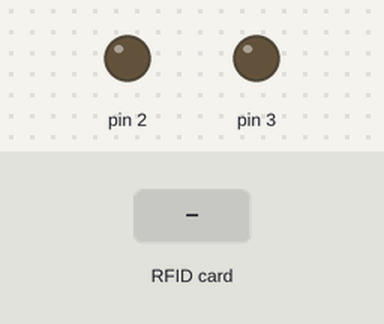
Bench run of a sketch on a simulated Arduino Uno, built with avr-gcc and run on an emulated ATmega328P. Parts: output pins drawn as LEDs (lit = HIGH). The inputs (shaded band) are chosen by the test bench. Pins used as bus, display or sensor lines are not drawn.

Above: at 1.2 s.
1.3 s: RFID card 32 D9 5B 1A held to the reader
At 1.7 s:
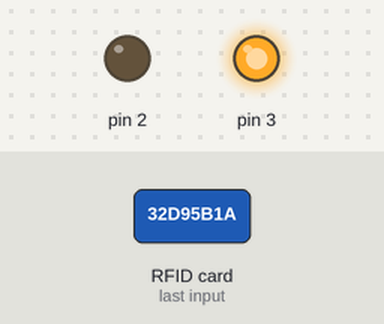
2.8 s: RFID card 5E 7A 19 C4 held to the reader
At 5.3 s:
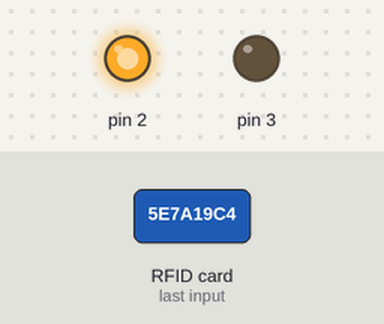
Timing chart, 0 to 8.8 s (numbered marks = the images above; inputs shaded):
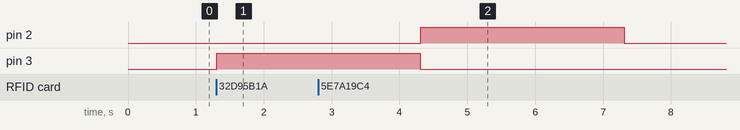

The sketch:

RFID_READER.ino
```cpp
#include <SPI.h>
#include <MFRC522.h>

MFRC522 RFIDReader(10, 9);

void setup()
{
  SPI.begin();
  RFIDReader.PCD_Init();
  pinMode(2, OUTPUT);
  pinMode(3, OUTPUT);
}

void loop()
{
  if (!RFIDReader.PICC_IsNewCardPresent() || !RFIDReader.PICC_ReadCardSerial()) return;

  String content = "";
  for (byte i = 0; i < RFIDReader.uid.size; i++) {
    content.concat(String(RFIDReader.uid.uidByte[i] < 0x10 ? " 0" : " "));
    content.concat(String(RFIDReader.uid.uidByte[i], HEX));
  }

  content.toUpperCase();
  content = content.substring(1);
  if (content == "32 D9 5B 1A") {
    digitalWrite(3, HIGH);
    delay(3000);
    digitalWrite(3, LOW);
  } else {
    digitalWrite(2, HIGH);
    delay(3000);
    digitalWrite(2, LOW);
  }
}
```

Measured:
- after the input at 1.3 s, pin 3: LOW → HIGH at once
- after the input at 2.8 s, pin 2: LOW → HIGH after 1.5 s, → LOW 3.0 s later
